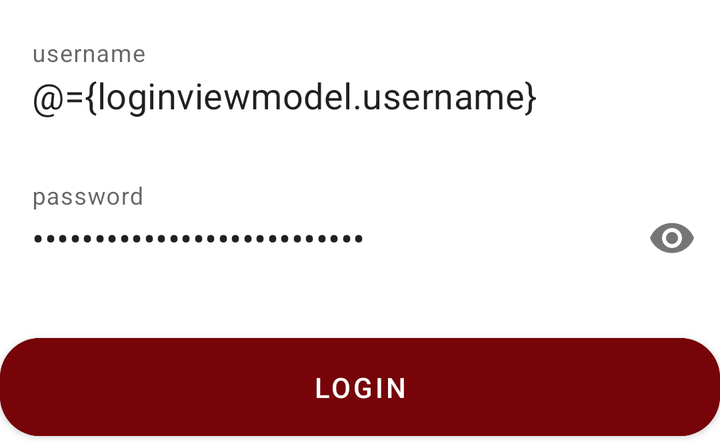
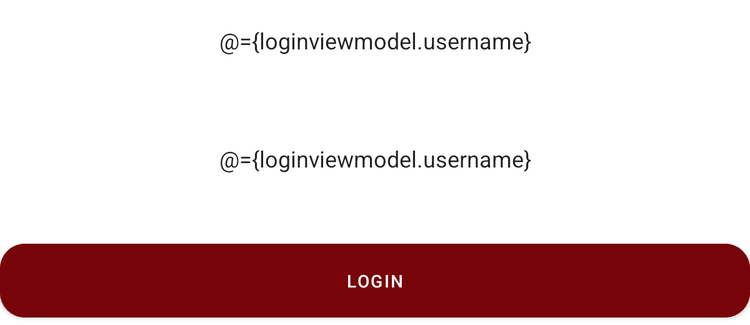

Two renders of one Android screen. The first uses the default layout on a phone; the second uses the alternative layout the repository ships for a different screen configuration, on a matching device. The two XML files are below.
<!-- AndroidManifest.xml: application theme AppTheme -->
<!-- res/layout/signup_shape.xml -->
<?xml version="1.0" encoding="utf-8"?>
<layout xmlns:android="http://schemas.android.com/apk/res/android"
    xmlns:app="http://schemas.android.com/apk/res-auto"
    xmlns:tools="http://schemas.android.com/tools">

    <data>

        <variable
            name="loginviewmodel"
            type="com.example.techorbit.viewmodel.LoginViewModel" />
    </data>

    <androidx.constraintlayout.widget.ConstraintLayout
        android:layout_width="match_parent"
        android:layout_height="wrap_content"
        tools:showIn="@layout/activity_sign_up">

        <LinearLayout
            android:layout_width="match_parent"
            android:layout_height="wrap_content"
            android:orientation="vertical"
            app:layout_constraintTop_toTopOf="parent">












            <com.google.android.material.textfield.TextInputLayout
                android:layout_width="match_parent"
                android:layout_height="wrap_content"
                app:boxBackgroundMode="outline"
                android:background="@drawable/registration_bg"
                android:layout_marginTop="20dp">
                <com.google.android.material.textfield.TextInputEditText
                    android:layout_width="match_parent"
                    android:layout_height="wrap_content"
                    android:gravity="start"
                    android:hint="username"
                    android:padding="10dp"
                    android:singleLine="true"
                    android:text="@={loginviewmodel.username}"
                    android:textSize="18sp"
                    android:background="@android:color/transparent">

                </com.google.android.material.textfield.TextInputEditText>
            </com.google.android.material.textfield.TextInputLayout>


            <com.google.android.material.textfield.TextInputLayout
                android:layout_width="match_parent"
                android:layout_height="wrap_content"
                app:passwordToggleEnabled="true"
                app:boxBackgroundMode="outline"
                android:background="@drawable/registration_bg"
                android:layout_marginTop="20dp">
                <com.google.android.material.textfield.TextInputEditText
                    android:layout_width="match_parent"
                    android:layout_height="wrap_content"
                    android:gravity="start"
                    android:hint="password"
                    android:padding="10dp"
                    android:inputType="textPassword"
                    android:singleLine="true"
                    android:text="@={loginviewmodel.password}"
                    android:textSize="18sp"
                    android:background="@android:color/transparent">

                </com.google.android.material.textfield.TextInputEditText>
            </com.google.android.material.textfield.TextInputLayout>












            <com.google.android.material.button.MaterialButton
                android:id="@+id/submit"
                android:layout_width="match_parent"
                android:layout_height="wrap_content"
                android:layout_marginTop="20dp"
                android:backgroundTint="@color/dark_red"
                android:padding="15dp"
                android:text="login"
                android:textColor="@color/white"
                app:cornerRadius="20dp" />
        </LinearLayout>


    </androidx.constraintlayout.widget.ConstraintLayout>
</layout>
<!-- res/layout/activity_sign_up.xml (included above) -->
<?xml version="1.0" encoding="utf-8"?>
<layout
    xmlns:android="http://schemas.android.com/apk/res/android"
    xmlns:app="http://schemas.android.com/apk/res-auto"
    xmlns:bind="http://schemas.android.com/apk/res-auto"
    xmlns:tools="http://schemas.android.com/tools">
    <data>
        <variable
            name="loginviewmodel"
            type="com.example.techorbit.viewmodel.LoginViewModel" />
    </data>
    <androidx.constraintlayout.widget.ConstraintLayout

        android:layout_width="match_parent"
        android:layout_height="match_parent"
        android:background="@drawable/login_bg"
        tools:context=".ui.activity.SignUpActivity">

        <com.google.android.material.card.MaterialCardView
            android:id="@+id/materialCardView"
            android:layout_width="0dp"
            android:layout_height="wrap_content"
            android:layout_marginTop="132dp"
            app:cardBackgroundColor="@color/red"
            app:cardCornerRadius="10dp"
            app:cardElevation="@dimen/cardview_compat_inset_shadow"
            android:layout_marginRight="50dp"
            android:layout_marginLeft="50dp"
            app:layout_constraintBottom_toTopOf="@+id/imageView3"
            app:layout_constraintEnd_toEndOf="parent"
            app:layout_constraintStart_toStartOf="parent"
            app:layout_constraintTop_toTopOf="parent">

            <androidx.constraintlayout.widget.ConstraintLayout
                android:layout_width="match_parent"
                android:layout_height="wrap_content">

                <LinearLayout
                    android:id="@+id/linearLayout"
                    android:layout_width="match_parent"
                    android:layout_height="wrap_content"
                    android:layout_marginLeft="20dp"
                    android:layout_marginTop="44dp"
                    android:layout_marginRight="20dp"
                    android:gravity="center"
                    android:orientation="horizontal"
                    app:layout_constraintEnd_toEndOf="parent"
                    app:layout_constraintHorizontal_bias="0.0"
                    app:layout_constraintStart_toStartOf="parent"
                    app:layout_constraintTop_toTopOf="parent">

                    <View
                        android:layout_width="100dp"
                        android:layout_height="1dp"
                        android:background="@color/white" />

                    <TextView
                        android:layout_width="wrap_content"
                        android:layout_height="wrap_content"
                        android:layout_marginLeft="20dp"
                        android:layout_marginRight="20dp"
                        android:text="sigin in"
                        android:textColor="@color/white"
                        android:textSize="20sp" />

                    <View
                        android:layout_width="100dp"
                        android:layout_height="1dp"
                        android:background="@color/white" />

                </LinearLayout>

                <LinearLayout
                    android:id="@+id/linearLayout2"
                    android:layout_width="match_parent"
                    android:layout_height="wrap_content"
                    android:layout_margin="20dp"
                    android:orientation="horizontal"
                    app:layout_constraintBottom_toBottomOf="parent"
                    app:layout_constraintEnd_toEndOf="parent"
                    app:layout_constraintStart_toStartOf="parent"
                    app:layout_constraintTop_toBottomOf="@+id/linearLayout">

                    <include
                        bind:loginviewmodel="@{loginviewmodel}"
                        layout="@layout/signup_shape" />
                </LinearLayout>


            </androidx.constraintlayout.widget.ConstraintLayout>

        </com.google.android.material.card.MaterialCardView>

        <ImageView
            android:id="@+id/settings"
            android:layout_width="36dp"
            android:layout_height="33dp"
            android:layout_marginTop="32dp"
            android:layout_marginEnd="52dp"
            android:layout_marginRight="52dp"
            app:layout_constraintEnd_toEndOf="parent"
            app:layout_constraintTop_toTopOf="parent"
            app:srcCompat="@drawable/settting_red" />

        <ImageView
            android:id="@+id/imageView3"
            android:layout_width="wrap_content"
            android:layout_height="wrap_content"
            app:layout_constraintEnd_toEndOf="@+id/materialCardView"
            app:layout_constraintStart_toStartOf="@+id/materialCardView"
            app:layout_constraintTop_toBottomOf="@+id/materialCardView"
            app:srcCompat="@drawable/logo_red" />

        <TextView
            android:id="@+id/textView"
            android:layout_width="wrap_content"
            android:layout_height="wrap_content"
            android:layout_marginBottom="143dp"
            android:text="@string/heading"
            android:gravity="center"
            android:textColor="@color/red"
            android:layout_marginTop="20dp"
            app:layout_constraintEnd_toEndOf="@+id/imageView3"
            app:layout_constraintStart_toStartOf="@+id/imageView3"
            app:layout_constraintTop_toBottomOf="@+id/imageView3" />
        <com.google.android.material.progressindicator.CircularProgressIndicator
            android:id="@+id/progress_circular"
            style="Widget.MaterialComponents.CircularProgressIndicator.Small"
            android:indeterminate="true"
            android:layout_width="wrap_content"
            android:layout_height="wrap_content"
            app:layout_constraintTop_toBottomOf="@+id/textView"
            app:layout_constraintEnd_toEndOf="@+id/textView"
            app:layout_constraintStart_toStartOf="@+id/textView"
            app:indicatorColor="@color/red"
            android:visibility="gone"
            android:layout_marginTop="10dp"/>


    </androidx.constraintlayout.widget.ConstraintLayout>
</layout>
<!-- resources referenced by this layout -->
<resources>
  <color name="dark_red">#770408</color>
  <color name="red">#cb171e</color>
  <color name="white">#ffff</color>
  <!-- drawable login_bg: png bitmap (drawable, 168301 bytes) -->
  <!-- drawable logo_red: png bitmap (drawable, 7175 bytes) -->
  <!-- drawable registration_bg (drawable) -->
  <?xml version="1.0" encoding="utf-8"?>
  <shape xmlns:android="http://schemas.android.com/apk/res/android"
      android:shape="rectangle">
      <solid
          android:color="@color/white">
      </solid>
      <corners
          android:radius="20dp"/>
  
  </shape>
  <!-- drawable settting_red: png bitmap (drawable, 13886 bytes) -->
  <string name="heading">TECHORBIT TRADING LLC \n CUSTOMER CARE:048800800</string>
  <style name="AppTheme" parent="Theme.MaterialComponents.Light.NoActionBar">
          
          <item name="colorPrimary">@color/colorPrimary</item>
          <item name="colorPrimaryDark">@color/colorPrimaryDark</item>
          <item name="colorAccent">@color/colorAccent</item>
      </style>
  <color name="colorPrimary">#6200EE</color>
  <color name="colorPrimaryDark">@color/dark_red</color>
  <color name="colorAccent">#cb171e</color>
</resources>
<!-- res/layout-sw600dp/signup_shape.xml (the repository's variant of the layout above) -->
<!-- drawn on a 7-inch tablet held upright -->
<?xml version="1.0" encoding="utf-8"?>
<layout xmlns:android="http://schemas.android.com/apk/res/android"
    xmlns:app="http://schemas.android.com/apk/res-auto"
    xmlns:tools="http://schemas.android.com/tools">

    <data>

        <variable
            name="loginviewmodel"
            type="com.example.techorbit.viewmodel.LoginViewModel" />
    </data>
    <androidx.constraintlayout.widget.ConstraintLayout
        android:layout_width="match_parent"
        android:layout_height="wrap_content"
        tools:showIn="@layout/activity_sign_up"
        >

        <LinearLayout
            android:layout_width="match_parent"
            android:layout_height="wrap_content"
            android:orientation="vertical"
            app:layout_constraintTop_toTopOf="parent">

            <EditText
                android:layout_width="match_parent"
                android:layout_height="wrap_content"
                android:hint="usenname"
                android:layout_gravity="center"
                android:gravity="center"
                android:padding="20dp"
                android:text="@={loginviewmodel.username}"
                android:textSize="18sp"
                android:singleLine="true"
                android:background="@drawable/registration_bg" />

            <EditText
                android:layout_width="match_parent"
                android:layout_height="wrap_content"
                android:layout_marginTop="30dp"
                android:gravity="center"
                android:padding="20dp"
                android:textSize="18sp"
                android:singleLine="true"
                android:hint="password"
                android:text="@={loginviewmodel.username}"
                android:background="@drawable/registration_bg" />
            <com.google.android.material.button.MaterialButton
                android:id="@+id/submit"
                android:layout_width="match_parent"
                android:layout_height="wrap_content"
                android:layout_marginTop="30dp"
                app:cornerRadius="20dp"
                android:text="login"
                android:padding="20dp"
                android:textColor="@color/white"
                android:backgroundTint="@color/dark_red"/>
        </LinearLayout>


    </androidx.constraintlayout.widget.ConstraintLayout>
</layout>
<!-- res/layout/signup_shape.xml (included above) -->
<?xml version="1.0" encoding="utf-8"?>
<layout xmlns:android="http://schemas.android.com/apk/res/android"
    xmlns:app="http://schemas.android.com/apk/res-auto"
    xmlns:tools="http://schemas.android.com/tools">

    <data>

        <variable
            name="loginviewmodel"
            type="com.example.techorbit.viewmodel.LoginViewModel" />
    </data>

    <androidx.constraintlayout.widget.ConstraintLayout
        android:layout_width="match_parent"
        android:layout_height="wrap_content"
        tools:showIn="@layout/activity_sign_up">

        <LinearLayout
            android:layout_width="match_parent"
            android:layout_height="wrap_content"
            android:orientation="vertical"
            app:layout_constraintTop_toTopOf="parent">












            <com.google.android.material.textfield.TextInputLayout
                android:layout_width="match_parent"
                android:layout_height="wrap_content"
                app:boxBackgroundMode="outline"
                android:background="@drawable/registration_bg"
                android:layout_marginTop="20dp">
                <com.google.android.material.textfield.TextInputEditText
                    android:layout_width="match_parent"
                    android:layout_height="wrap_content"
                    android:gravity="start"
                    android:hint="username"
                    android:padding="10dp"
                    android:singleLine="true"
                    android:text="@={loginviewmodel.username}"
                    android:textSize="18sp"
                    android:background="@android:color/transparent">

                </com.google.android.material.textfield.TextInputEditText>
            </com.google.android.material.textfield.TextInputLayout>


            <com.google.android.material.textfield.TextInputLayout
                android:layout_width="match_parent"
                android:layout_height="wrap_content"
                app:passwordToggleEnabled="true"
                app:boxBackgroundMode="outline"
                android:background="@drawable/registration_bg"
                android:layout_marginTop="20dp">
                <com.google.android.material.textfield.TextInputEditText
                    android:layout_width="match_parent"
                    android:layout_height="wrap_content"
                    android:gravity="start"
                    android:hint="password"
                    android:padding="10dp"
                    android:inputType="textPassword"
                    android:singleLine="true"
                    android:text="@={loginviewmodel.password}"
                    android:textSize="18sp"
                    android:background="@android:color/transparent">

                </com.google.android.material.textfield.TextInputEditText>
            </com.google.android.material.textfield.TextInputLayout>












            <com.google.android.material.button.MaterialButton
                android:id="@+id/submit"
                android:layout_width="match_parent"
                android:layout_height="wrap_content"
                android:layout_marginTop="20dp"
                android:backgroundTint="@color/dark_red"
                android:padding="15dp"
                android:text="login"
                android:textColor="@color/white"
                app:cornerRadius="20dp" />
        </LinearLayout>


    </androidx.constraintlayout.widget.ConstraintLayout>
</layout>
